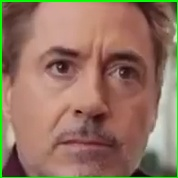
#> input picture Assert/reference_detected.jpg, 178 x 178 px; its folder holds 5 pictures in this run
$ python Runner.py
#> lines starting #> are read from the running program, lines starting #| are printed output that depends on the picture
### RecogniseFace.py
import cv2


def recognise_face(image_path=''):
#> called with image_path = 'Assert/reference_detected.jpg'
    print('Recognising face...\n')
    image = cv2.imread(image_path)
#> image is the input picture: shape (178, 178, 3); mean B, G, R 97.8, 116.7, 147.1
    gray = cv2.cvtColor(image, cv2.COLOR_BGR2GRAY)
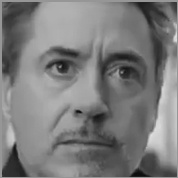
#> gray: shape (178, 178); min 12, max 225, mean 123.6

    recognizer = cv2.face.LBPHFaceRecognizer_create()
    recognizer.read('Assert/trainer.yml')
    id, confidence = recognizer.predict(gray)
#> id = 0; confidence = 113.4
    # Check if confidence is less than 100 ==> "0" is perfect match
    matchPercentage = 100 - confidence
#> matchPercentage = -13.41
    # change 20 accordingly
    if matchPercentage < 20:
        print('Matched')
    else:
        print('Un-match')

### Runner.py
#  Ref : https://www.hackster.io/mjrobot/real-time-face-recognition-an-end-to-end-project-a10826

from DetectFace import detect_face
from DownloadImage import download
from RecogniseFace import recognise_face
from TrainingFace import Training

if __name__ == '__main__':
    # URL = input('Enter image url to download\n')
    print('Start of application,')

    # [11 lines of commented-out code are left out]

    recognise_face(image_path='Assert/reference_detected.jpg')
